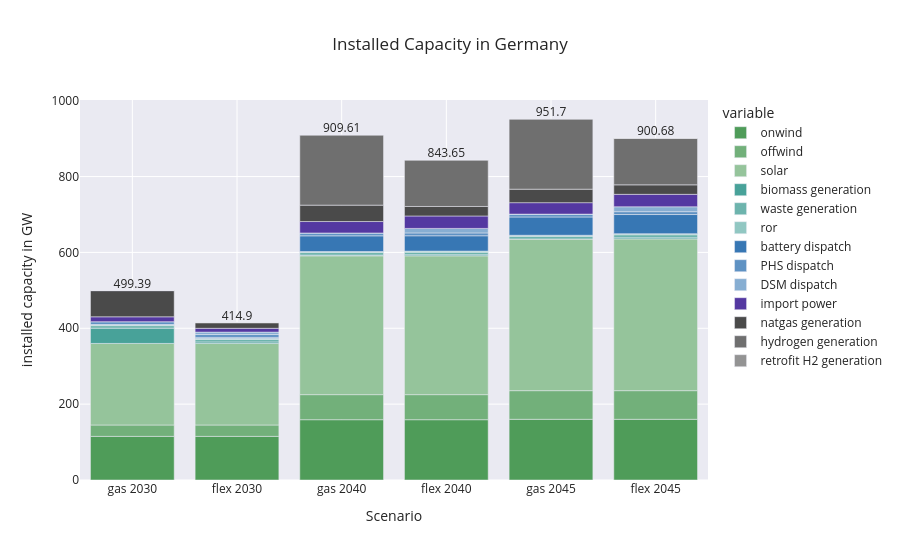

Notebook source saved alongside this figure:
### Code cell
import plotly.graph_objects as go

capital_df = pd.DataFrame()
for nkey, pea in peas.items():
  capital_s = pd.Series(0.00, index=pg_keys)
  for key in pg_keys:
    c_key = key
    
    if key == 'c_pg_import':
      capital_s[key]  =  pea.get(ppv[c_key], type='import').p_nom_opt() / 1e3
    else:
      capital_s[key] = pea.get(ppv[c_key]).p_nom_opt() / 1e3

  capital_s = capital_s.rename(index= pp.map_name)
  capital_df[nkey] = capital_s

capital_df = capital_df.T
color_map = [pp.map_color[i] for i in pg_keys]

fig = px.bar(capital_df, color_discrete_map = pp.map_name_color, 
       title = "Installed Capacity in Germany",
       )
fig_total(capital_df, fig)
fig.update_xaxes(title_text='Scenario')
fig.update_yaxes(title_text='installed capacity in GW')
fig.show()

fig_pg_gw = fig

### Figure 1 — Plotly figure (JSON) as saved in the notebook; plotly's stock layout.template omitted (floating-point values rounded to 4 significant figures)
{"data": [{"alignmentgroup": "True", "hovertemplate": "variable=onwind<br>index=%{x}<br>value=%{y}<extra></extra>", "legendgroup": "onwind", "marker": {"color": "#4F9C59", "pattern": {"shape": ""}}, "name": "onwind", "offsetgroup": "onwind", "orientation": "v", "showlegend": true, "textposition": "auto", "type": "bar", "x": ["gas 2030", "flex 2030", "gas 2040", "flex 2040", "gas 2045", "flex 2045"], "xaxis": "x", "y": [115.0, 115.0, 159.0, 159.0, 160.0, 160.0], "yaxis": "y"}, {"alignmentgroup": "True", "hovertemplate": "variable=offwind<br>index=%{x}<br>value=%{y}<extra></extra>", "legendgroup": "offwind", "marker": {"color": "#72B07A", "pattern": {"shape": ""}}, "name": "offwind", "offsetgroup": "offwind", "orientation": "v", "showlegend": true, "textposition": "auto", "type": "bar", "x": ["gas 2030", "flex 2030", "gas 2040", "flex 2040", "gas 2045", "flex 2045"], "xaxis": "x", "y": [30.0, 30.0, 66.0, 66.0, 75.5, 75.5], "yaxis": "y"}, {"alignmentgroup": "True", "hovertemplate": "variable=solar<br>index=%{x}<br>value=%{y}<extra></extra>", "legendgroup": "solar", "marker": {"color": "#95C49B", "pattern": {"shape": ""}}, "name": "solar", "offsetgroup": "solar", "orientation": "v", "showlegend": true, "textposition": "auto", "type": "bar", "x": ["gas 2030", "flex 2030", "gas 2040", "flex 2040", "gas 2045", "flex 2045"], "xaxis": "x", "y": [215.0, 215.0, 366.0, 366.0, 400.0, 400.0], "yaxis": "y"}, {"alignmentgroup": "True", "hovertemplate": "variable=biomass generation<br>index=%{x}<br>value=%{y}<extra></extra>", "legendgroup": "biomass generation", "marker": {"color": "#48A299", "pattern": {"shape": ""}}, "name": "biomass generation", "offsetgroup": "biomass generation", "orientation": "v", "showlegend": true, "textposition": "auto", "type": "bar", "x": ["gas 2030", "flex 2030", "gas 2040", "flex 2040", "gas 2045", "flex 2045"], "xaxis": "x", "y": [40.33, 4, 1.992, 3, 1.762e-05, 3], "yaxis": "y"}, {"alignmentgroup": "True", "hovertemplate": "variable=waste generation<br>index=%{x}<br>value=%{y}<extra></extra>", "legendgroup": "waste generation", "marker": {"color": "#6DB4AD", "pattern": {"shape": ""}}, "name": "waste generation", "offsetgroup": "waste generation", "orientation": "v", "showlegend": true, "textposition": "auto", "type": "bar", "x": ["gas 2030", "flex 2030", "gas 2040", "flex 2040", "gas 2045", "flex 2045"], "xaxis": "x", "y": [6.662, 6.662, 6.661, 6.661, 6.914, 8.098], "yaxis": "y"}, {"alignmentgroup": "True", "hovertemplate": "variable=ror<br>index=%{x}<br>value=%{y}<extra></extra>", "legendgroup": "ror", "marker": {"color": "#91C7C2", "pattern": {"shape": ""}}, "name": "ror", "offsetgroup": "ror", "orientation": "v", "showlegend": true, "textposition": "auto", "type": "bar", "x": ["gas 2030", "flex 2030", "gas 2040", "flex 2040", "gas 2045", "flex 2045"], "xaxis": "x", "y": [2.771, 2.771, 2.771, 2.771, 2.771, 2.771], "yaxis": "y"}, {"alignmentgroup": "True", "hovertemplate": "variable=battery dispatch<br>index=%{x}<br>value=%{y}<extra></extra>", "legendgroup": "battery dispatch", "marker": {"color": "#3777B4", "pattern": {"shape": ""}}, "name": "battery dispatch", "offsetgroup": "battery dispatch", "orientation": "v", "showlegend": true, "textposition": "auto", "type": "bar", "x": ["gas 2030", "flex 2030", "gas 2040", "flex 2040", "gas 2045", "flex 2045"], "xaxis": "x", "y": [0.08302, 2.526, 41.25, 40.41, 48.21, 50.51], "yaxis": "y"}, {"alignmentgroup": "True", "hovertemplate": "variable=PHS dispatch<br>index=%{x}<br>value=%{y}<extra></extra>", "legendgroup": "PHS dispatch", "marker": {"color": "#5F92C3", "pattern": {"shape": ""}}, "name": "PHS dispatch", "offsetgroup": "PHS dispatch", "orientation": "v", "showlegend": true, "textposition": "auto", "type": "bar", "x": ["gas 2030", "flex 2030", "gas 2040", "flex 2040", "gas 2045", "flex 2045"], "xaxis": "x", "y": [7.526, 7.526, 7.526, 7.526, 7.526, 7.526], "yaxis": "y"}, {"alignmentgroup": "True", "hovertemplate": "variable=DSM dispatch<br>index=%{x}<br>value=%{y}<extra></extra>", "legendgroup": "DSM dispatch", "marker": {"color": "#87AED2", "pattern": {"shape": ""}}, "name": "DSM dispatch", "offsetgroup": "DSM dispatch", "orientation": "v", "showlegend": true, "textposition": "auto", "type": "bar", "x": ["gas 2030", "flex 2030", "gas 2040", "flex 2040", "gas 2045", "flex 2045"], "xaxis": "x", "y": [0, 6.4, 0, 11.9, 0, 12.9], "yaxis": "y"}, {"alignmentgroup": "True", "hovertemplate": "variable=import power<br>index=%{x}<br>value=%{y}<extra></extra>", "legendgroup": "import power", "marker": {"color": "#5438A1", "pattern": {"shape": ""}}, "name": "import power", "offsetgroup": "import power", "orientation": "v", "showlegend": true, "textposition": "auto", "type": "bar", "x": ["gas 2030", "flex 2030", "gas 2040", "flex 2040", "gas 2045", "flex 2045"], "xaxis": "x", "y": [12.87, 10.01, 30.21, 32.8, 30.21, 32.8], "yaxis": "y"}, {"alignmentgroup": "True", "hovertemplate": "variable=natgas generation<br>index=%{x}<br>value=%{y}<extra></extra>", "legendgroup": "natgas generation", "marker": {"color": "#4A4A4A", "pattern": {"shape": ""}}, "name": "natgas generation", "offsetgroup": "natgas generation", "orientation": "v", "showlegend": true, "textposition": "auto", "type": "bar", "x": ["gas 2030", "flex 2030", "gas 2040", "flex 2040", "gas 2045", "flex 2045"], "xaxis": "x", "y": [69.14, 15.0, 43.19, 25, 35.56, 25], "yaxis": "y"}, {"alignmentgroup": "True", "hovertemplate": "variable=hydrogen generation<br>index=%{x}<br>value=%{y}<extra></extra>", "legendgroup": "hydrogen generation", "marker": {"color": "#6F6F6F", "pattern": {"shape": ""}}, "name": "hydrogen generation", "offsetgroup": "hydrogen generation", "orientation": "v", "showlegend": true, "textposition": "auto", "type": "bar", "x": ["gas 2030", "flex 2030", "gas 2040", "flex 2040", "gas 2045", "flex 2045"], "xaxis": "x", "y": [0.0002553, 0.0002239, 185.0, 122.6, 185.0, 122.6], "yaxis": "y"}, {"alignmentgroup": "True", "hovertemplate": "variable=retrofit H2 generation<br>index=%{x}<br>value=%{y}<extra></extra>", "legendgroup": "retrofit H2 generation", "marker": {"color": "#939393", "pattern": {"shape": ""}}, "name": "retrofit H2 generation", "offsetgroup": "retrofit H2 generation", "orientation": "v", "showlegend": true, "textposition": "auto", "type": "bar", "x": ["gas 2030", "flex 2030", "gas 2040", "flex 2040", "gas 2045", "flex 2045"], "xaxis": "x", "y": [0, 0, 0, 0, 0, 0], "yaxis": "y"}, {"mode": "text", "showlegend": false, "text": [499.4, 414.9, 909.6, 843.6, 951.7, 900.7], "textposition": "top center", "type": "scatter", "x": ["gas 2030", "flex 2030", "gas 2040", "flex 2040", "gas 2045", "flex 2045"], "y": [499.4, 414.9, 909.6, 843.6, 951.7, 900.7]}], "layout": {"barmode": "relative", "legend": {"title": {"text": "variable"}, "tracegroupgap": 0}, "title": {"text": "Installed Capacity in Germany"}, "xaxis": {"anchor": "y", "domain": [0, 1], "title": {"text": "Scenario"}}, "yaxis": {"anchor": "x", "domain": [0, 1], "title": {"text": "installed capacity in GW"}}}}
